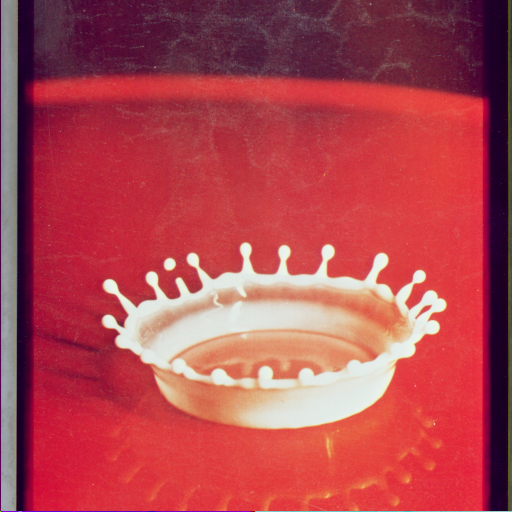
#> input picture data/color_images/4.2.01.tiff, 512 x 512 px, given in place of Baboon.png, which was not available
$ python hamming_compare.py ../data/color_images/4.2.01.tiff
#> lines starting #> are read from the running program, lines starting #| are printed output that depends on the picture
### eval/hamming_me.py
"""Hamming matrix embedding on 2x2 blocks, following Saeidi et al. (2024) Sec. 3.2-3.3.
r = 3 -> Hamming(7,4): 3 secret bits hidden in a 7-bit vector x (at most 1 bit of x changes).
r = 4 -> Hamming(15,11): 4 secret bits in 15 bits (use for your extension experiments).
Convention (deduced from the paper's HL and LH worked examples): x is built from the 2 LSBs of
the first three coefficients (LSB first, then 2nd LSB) plus the LSB of the 4th coefficient."""
# --- project layout bootstrap (added by reorganize.py) ---
import os as _os, sys as _sys
from pathlib import Path as _P
_ROOT = _P(__file__).resolve().parent
while not (_ROOT / "full_pipeline.py").exists() and _ROOT != _ROOT.parent:
    _ROOT = _ROOT.parent
for _d in ("cbss", "data", "ecc", "eval", "iwt", "lsh"):
    _sys.path.insert(0, str(_ROOT / _d))
_sys.path.insert(0, str(_ROOT))
_os.chdir(_ROOT)
# --- end bootstrap ---
import numpy as np
from iwt import iwt2, iiwt2

def H_matrix(r=3):
    n = 2**r - 1
    return np.array([[(j >> (r - 1 - i)) & 1 for j in range(1, n + 1)] for i in range(r)], dtype=np.int64)

H3 = H_matrix(3)   # [[0001111],[0110011],[1010101]]  == paper's H_r

def block_to_x(block):
    v = np.asarray(block, dtype=np.int64).ravel()          # raster order a,b,c,d
    x = []
    for c in v[:3]:
        x += [int(c) & 1, (int(c) >> 1) & 1]
    x.append(int(v[3]) & 1)
    return np.array(x, dtype=np.int64)

def x_to_block(x, block):
    v = np.asarray(block, dtype=np.int64).ravel().copy()
    for i in range(3):
        v[i] = (v[i] & ~3) | int(x[2*i]) | (int(x[2*i+1]) << 1)
    v[3] = (v[3] & ~1) | int(x[6])
    return v.reshape(2, 2)

def embed_block(block, m3):
    """Hide 3 bits m3 (tuple/array, first = MSB) in one 2x2 block."""
    x = block_to_x(block)
    s = H3.dot(x) % 2
    r = s ^ np.asarray(m3, dtype=np.int64)
    j = int(r[0]) * 4 + int(r[1]) * 2 + int(r[2])
    if j:
        x[j - 1] ^= 1
    return x_to_block(x, block)

def extract_block(block):
    return H3.dot(block_to_x(block)) % 2

# ---------- whole-image helpers: a share (bit array) -> stego image ----------
def _blocks(sub):                      # raster list of 2x2 block coordinates
    h, w = sub.shape
    return [(i, j) for i in range(0, h, 2) for j in range(0, w, 2)]

# [25 lines left out: functions embed_share, extract_share, not called in this run]

# [9 lines that do not run on import are left out]

### eval/metrics.py
"""Evaluation metrics: MSE, PSNR, SSIM, BER, bpp."""
# --- project layout bootstrap (added by reorganize.py) ---
import os as _os, sys as _sys
from pathlib import Path as _P
_ROOT = _P(__file__).resolve().parent
while not (_ROOT / "full_pipeline.py").exists() and _ROOT != _ROOT.parent:
    _ROOT = _ROOT.parent
for _d in ("cbss", "data", "ecc", "eval", "iwt", "lsh"):
    _sys.path.insert(0, str(_ROOT / _d))
_sys.path.insert(0, str(_ROOT))
_os.chdir(_ROOT)
# --- end bootstrap ---
import numpy as np
from skimage.metrics import structural_similarity

def mse(a, b):
    a = a.astype(np.float64); b = b.astype(np.float64)
    return float(np.mean((a - b) ** 2))

def psnr(a, b, peak=255.0):
    m = mse(a, b)
    return float("inf") if m == 0 else float(10 * np.log10(peak ** 2 / m))

def ssim(a, b):
    return float(structural_similarity(a, b, data_range=255))

def ber(bits_a, bits_b):
    """Bit error rate between two equal-length bit arrays."""
    a = np.asarray(bits_a).ravel(); b = np.asarray(bits_b).ravel()
    assert a.shape == b.shape, "bit arrays must have equal length"
    return float(np.mean(a != b))

def bpp(n_payload_bits, image_shape):
    """Embedding capacity in bits per pixel."""
    return n_payload_bits / (image_shape[0] * image_shape[1])

### dataset.py
from pathlib import Path
import numpy as np
from PIL import Image

NAMES = ["Baboon", "Airplane", "Sailboat", "Peppers", "Splash"]

def load_dataset(folder="gray_images"):
    images = {}
    for name in NAMES:
        images[name] = np.array(Image.open(Path(folder) / f"{name}.png"))
    return images

### iwt.py
"""Integer 5/3 (LeGall) wavelet transform via lifting. Lossless: integer in, integer out."""
import numpy as np

def _fwd_1d(x):
    # x: int64 array, even length along axis 0
    e, o = x[0::2].copy(), x[1::2].copy()
    e_next = np.concatenate([e[1:], e[-1:]], axis=0)        # symmetric extension at right edge
    d = o - ((e + e_next) >> 1)                              # detail (high-pass)
    d_prev = np.concatenate([d[:1], d[:-1]], axis=0)         # symmetric extension at left edge
    s = e + ((d_prev + d + 2) >> 2)                          # approximation (low-pass)
    return s, d

def _inv_1d(s, d):
    d_prev = np.concatenate([d[:1], d[:-1]], axis=0)
    e = s - ((d_prev + d + 2) >> 2)
    e_next = np.concatenate([e[1:], e[-1:]], axis=0)
    o = d + ((e + e_next) >> 1)
    x = np.empty((s.shape[0] * 2,) + s.shape[1:], dtype=np.int64)
    x[0::2], x[1::2] = e, o
    return x

def iwt2(img):
    """One-level 2D IWT. Returns LL, HL, LH, HH (each half size)."""
    x = img.astype(np.int64)
    L, H = _fwd_1d(x)                      # along rows (axis 0)
    LL, LH = [t.T for t in _fwd_1d(L.T)]   # along columns
    HL, HH = [t.T for t in _fwd_1d(H.T)]
    return LL, HL, LH, HH

def iiwt2(LL, HL, LH, HH):
    L = _inv_1d(LL.T, LH.T).T
    H = _inv_1d(HL.T, HH.T).T
    return _inv_1d(L, H)

# [7 lines that do not run on import are left out]

### eval/hamming_compare.py
# --- project layout bootstrap (added by reorganize.py) ---
import os as _os, sys as _sys
from pathlib import Path as _P
_ROOT = _P(__file__).resolve().parent
while not (_ROOT / "full_pipeline.py").exists() and _ROOT != _ROOT.parent:
    _ROOT = _ROOT.parent
for _d in ("cbss", "data", "ecc", "eval", "iwt", "lsh"):
    _sys.path.insert(0, str(_ROOT / _d))
_sys.path.insert(0, str(_ROOT))
_os.chdir(_ROOT)
# --- end bootstrap ---
import csv, sys
from pathlib import Path
import numpy as np
import hamming_me as hm, metrics as mt
from iwt import iwt2, iiwt2

OUT = Path("results"); OUT.mkdir(exist_ok=True)
PAYLOADS = (1024, 4000, 16384, 65536)


def _blocks4(A):                                   # (h,w) -> (n_blocks, 4): a,b,c,d of every 2x2 block, raster order
    h, w = A.shape
    return A.reshape(h // 2, 2, w // 2, 2).transpose(0, 2, 1, 3).reshape(-1, 4)


def _unblocks4(B, shape):
    h, w = shape
    return B.reshape(h // 2, w // 2, 2, 2).transpose(0, 2, 1, 3).reshape(h, w)


def to_stream(A):
    B = _blocks4(A.astype(np.int64))
    X = np.stack([B[:, 0] & 1, (B[:, 0] >> 1) & 1, B[:, 1] & 1, (B[:, 1] >> 1) & 1,
                  B[:, 2] & 1, (B[:, 2] >> 1) & 1, B[:, 3] & 1], axis=1)
    return X.ravel().astype(np.int64)


def from_stream(S, A):
    X = S.reshape(-1, 7); B = _blocks4(A.astype(np.int64)).copy()
    for c in range(3):
        B[:, c] = (B[:, c] & ~3) | X[:, 2 * c] | (X[:, 2 * c + 1] << 1)
    B[:, 3] = (B[:, 3] & ~1) | X[:, 6]
    return _unblocks4(B, A.shape)


def capacity(img_shape, r):
    n = 2 ** r - 1
    nblocks = 3 * (img_shape[0] // 2 // 2) * (img_shape[1] // 2 // 2)
    return (nblocks * 7 // n) * r


def embed_bits(img, bits, r):
    n = 2 ** r - 1; H = hm.H_matrix(r); w = 1 << np.arange(r - 1, -1, -1)
    LL, HL, LH, HH = iwt2(img)
    subs = [HL, LH, HH]
    S = np.concatenate([to_stream(s) for s in subs]); S0 = S.copy()
    bits = np.asarray(bits, dtype=np.int64)
    bits = np.concatenate([bits, np.zeros((-len(bits)) % r, dtype=np.int64)])
    G = len(bits) // r
    assert G * n <= len(S), "payload exceeds capacity"
    X = S[:G * n].reshape(G, n)
    syn = (X @ H.T) % 2
    j = ((syn ^ bits.reshape(G, r)) * w).sum(1)
    idx = np.flatnonzero(j)
    X[idx, j[idx] - 1] ^= 1
    S[:G * n] = X.ravel()
    per = len(S) // 3
    new = [from_stream(S[k * per:(k + 1) * per], subs[k]) for k in range(3)]
    raw = iiwt2(LL, *new)
    n_clip = int(np.sum((raw < 0) | (raw > 255)))
    return np.clip(raw, 0, 255).astype(np.uint8), int((S != S0).sum()), n_clip


def extract_bits(stego, n_bits, r):
    n = 2 ** r - 1; H = hm.H_matrix(r)
    _, HL, LH, HH = iwt2(stego)
    S = np.concatenate([to_stream(s) for s in (HL, LH, HH)])
    G = (n_bits + r - 1) // r
    return ((S[:G * n].reshape(G, n) @ H.T) % 2).ravel()[:n_bits].astype(np.uint8)


def self_test():
    rng = np.random.default_rng(0)
    img = rng.integers(40, 215, (64, 64)).astype(np.uint8)
    for r in (3, 4):
        m = rng.integers(0, 2, 500)
        st, _, nc = embed_bits(img, m, r)
        assert nc == 0 and np.array_equal(extract_bits(st, 500, r), m), f"round trip failed for r={r}"
    # r=3 must match the block-wise embed_block of hamming_me.py on one block
    LL, HL, LH, HH = iwt2(img)
    S = to_stream(HL)[:7]; H = hm.H_matrix(3); m3 = np.array([1, 0, 1])
    s = (H @ S) % 2; j = int(((s ^ m3) * np.array([4, 2, 1])).sum())
    if j: S[j - 1] ^= 1
    ref = hm.embed_block(HL[0:2, 0:2], m3)
    got = from_stream(np.concatenate([S, to_stream(HL)[7:]]), HL)[0:2, 0:2]
    assert np.array_equal(ref, got), "does not match hamming_me.embed_block"
    print("self-test passed (round trip r=3 and r=4; r=3 equals hamming_me.embed_block)\n")


EXTS = {".png", ".pgm", ".tif", ".tiff", ".jpg", ".jpeg", ".bmp"}


def load_folder(folder):
    from PIL import Image
    out = {}
    for p in sorted(Path(folder).iterdir()):
        if p.suffix.lower() in EXTS:
            im = Image.open(p).convert("L"); w, h = im.size; s = min(w, h)
            l, t = (w - s) // 2, (h - s) // 2
            im = im.crop((l, t, l + s, t + s))
            out[p.stem] = np.array(im.resize((512, 512), Image.LANCZOS) if s != 512 else im, dtype=np.uint8)
    return out


def load_images():
    try:
        from dataset import load_dataset
        return load_dataset()
    except Exception as e:
        print(f"(dataset not found: {e}) using a synthetic image")
        rng = np.random.default_rng(0)
        return {"synthetic": np.clip(np.cumsum(rng.normal(0, 3, (512, 512)), axis=1) % 256, 0, 255).astype(np.uint8)}


if __name__ == "__main__":
    self_test()
    groups = {"main(5)": load_images()}
    for fol in sys.argv[1:]:
        imgs = load_folder(fol)
#> in load_folder, `im = Image.open(p).convert('L')`:
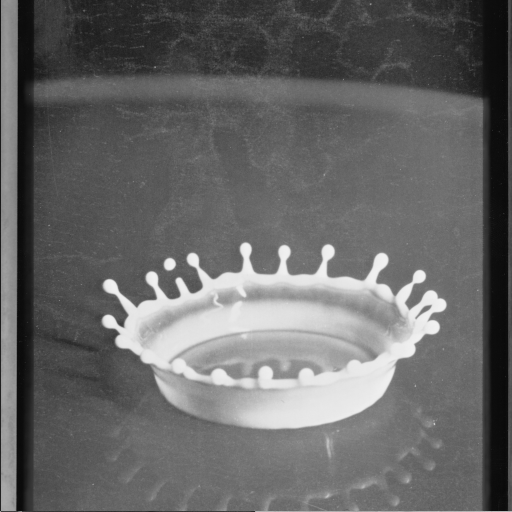
#> im: PIL image 512x512 L; min 9, max 242, mean 103.2
#> imgs = 1 item
        print(f"extra set '{Path(fol).name}': {len(imgs)} images")
#| extra set '4.2.01.tiff': 1 images
        if imgs:
            groups[Path(fol).name] = imgs
    rng = np.random.default_rng(7); rows = []
    for gname, images in groups.items():
        for name, img in images.items():
            for r, label in ((3, "Hamming(7,4) r=3"), (4, "Hamming(15,11) r=4")):
                cap = capacity(img.shape, r)
                for L in PAYLOADS:
                    if L > cap:
                        continue
                    bits = rng.integers(0, 2, L).astype(np.uint8)
                    st, changed, n_clip = embed_bits(img, bits, r)
                    got = extract_bits(st, L, r)
                    rows.append(dict(set=gname, image=name, scheme=label, payload_bits=L, capacity_bits=cap,
                                     bpp=round(L / img.size, 5), cover_bits_changed=changed,
                                     changes_per_secret_bit=round(changed / L, 4), pixels_clipped=n_clip,
                                     BER=round(mt.ber(bits, got), 5), MSE=round(mt.mse(img, st), 6),
                                     PSNR=round(mt.psnr(img, st), 2), SSIM=round(mt.ssim(img, st), 6)))
#> this loop made 2 passes
#> gname on passes 1 to 2: 'main(5)', '4.2.01.tiff'
#> pass 1, in iwt2 (call 6), `x = img.astype(np.int64)`:
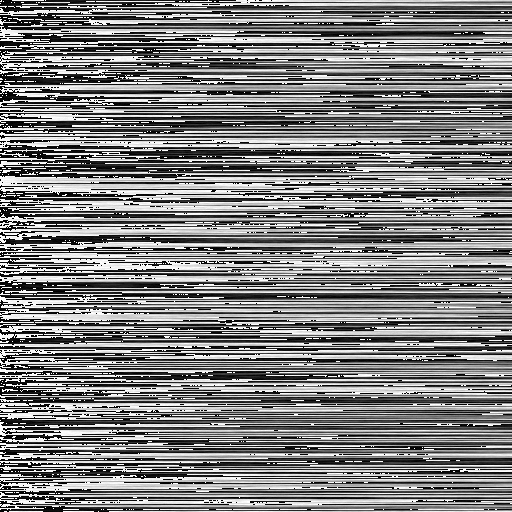
#> x: shape (512, 512) int64; min 0, max 255, mean 127.3
#> pass 1, in _fwd_1d (call 16), `e, o = x[0::2].copy(), x[1::2].copy()`:
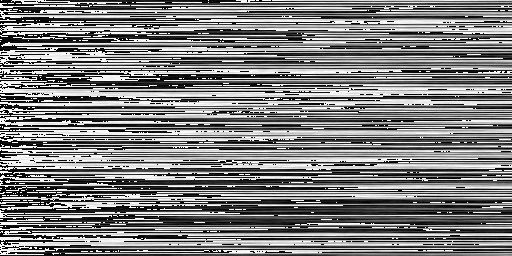
#> e: shape (256, 512) int64; min 0, max 255, mean 125.4
#> pass 1, in _fwd_1d (call 16), `e, o = x[0::2].copy(), x[1::2].copy()`:
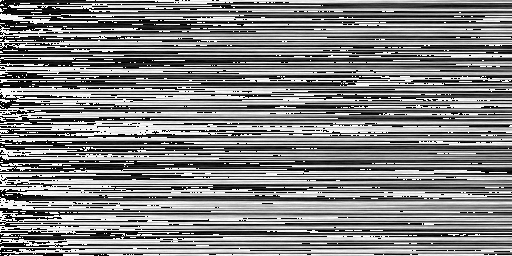
#> o: shape (256, 512) int64; min 0, max 255, mean 129.2
#> pass 1, in _fwd_1d (call 16), `e_next = np.concatenate([e[1:], e[-1:]], axis=0)`:
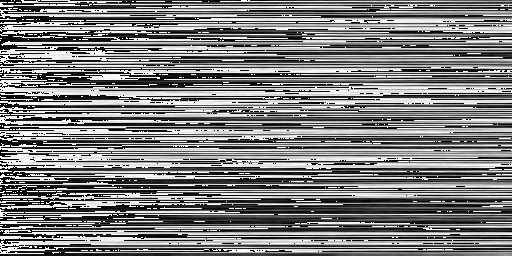
#> e_next: shape (256, 512) int64; min 0, max 255, mean 125
#> after the loop, rows = 16 items
    with open(OUT / "hamming_compare.csv", "w", newline="") as f:
        w = csv.DictWriter(f, fieldnames=list(rows[0].keys())); w.writeheader(); w.writerows(rows)

    def table(title, sel):
        n = len({(x["set"], x["image"]) for x in rows if sel(x)})
        print(f"\n{title} ({n} images)")
        print(f"{'scheme':<22}{'payload':<9}{'capacity':<10}{'chg/bit':<9}{'BER':<9}{'PSNR':<9}{'SSIM':<10}{'clipped'}")
        for sc in ("Hamming(7,4) r=3", "Hamming(15,11) r=4"):
            for L in PAYLOADS:
                R = [x for x in rows if x["scheme"] == sc and x["payload_bits"] == L and sel(x)]
                if not R:
                    continue
                m = lambda k: np.mean([x[k] for x in R])
                print(f"{sc:<22}{L:<9}{R[0]['capacity_bits']:<10}{m('changes_per_secret_bit'):<9.3f}{m('BER'):<9.4f}"
                      f"{m('PSNR'):<9.2f}{m('SSIM'):<10.6f}{int(sum(x['pixels_clipped'] for x in R))}")
    table("ALL IMAGES, mean", lambda x: True)
#> in table, `n = len({(x["set"], x["image"]) for x in rows if sel(x)})`: n = 2
#| ALL IMAGES, mean (2 images)
    if len(groups) > 1:
        for g in groups:
            table(f"Set '{g}', mean", lambda x, g=g: x["set"] == g)
#> this loop made 2 passes
#> g on passes 1 to 2: 'main(5)', '4.2.01.tiff'
#> (printed output is left out)
        d = lambda g: np.mean([x["PSNR"] - y["PSNR"] for x in rows if x["set"] == g and x["scheme"].startswith("Hamming(15")
                               for y in rows if y["set"] == g and y["scheme"].startswith("Hamming(7") and y["image"] == x["image"]
                               and y["payload_bits"] == x["payload_bits"]])
        print("\nPSNR gain of (15,11) over (7,4), mean dB per set: " + ", ".join(f"{g}: {d(g):.2f}" for g in groups))
#| PSNR gain of (15,11) over (7,4), mean dB per set: main(5): 0.85, 4.2.01.tiff: 0.85
        print("The conclusion is validated if the gain and the changes-per-bit agree between the sets.")
    print("\nsaved results/hamming_compare.csv")
